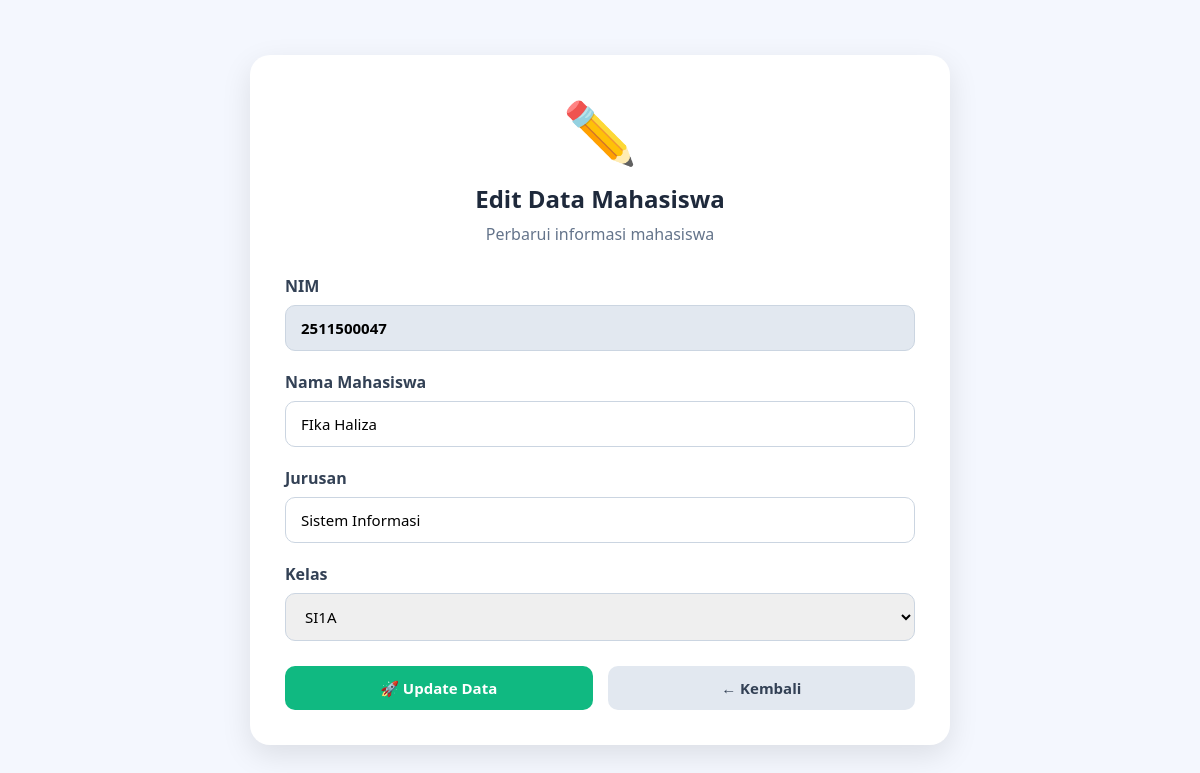
The app's page /admin/mahasiswa/edit.php?nim=2511500047 with its own data.
### tables this page shows
CREATE TABLE `mahasiswa` (
  `nim` varchar(10) NOT NULL,
  `nama_mahasiswa` varchar(100) DEFAULT NULL,
  `jurusan` varchar(50) DEFAULT NULL,
  `id_kelas` int DEFAULT NULL,
  `id_user` int DEFAULT NULL
);

### admin/mahasiswa/edit.php (the view, shortened to what this page needs)
<?php
include "../../config/koneksi.php";
$nim = $_GET['nim'];
$data = mysqli_query($conn,"
    SELECT * FROM mahasiswa
    WHERE nim='$nim'
");
$mhs = mysqli_fetch_assoc($data);
?>
<!DOCTYPE html>
<html lang="id">
<head>
</head>
<body>
<div class="container">
    <div class="header">
        <div class="icon">✏️</div>
        <h2>Edit Data Mahasiswa</h2>
        <p>Perbarui informasi mahasiswa</p>
    </div>
    <form method="POST">
        <div class="form-group">
            <label>NIM</label>
            <input
                type="text"
                value="<?= $mhs['nim']; ?>"
                readonly
            >
        </div>
        <div class="form-group">
            <label>Nama Mahasiswa</label>
            <input
                type="text"
                name="nama_mahasiswa"
                value="<?= $mhs['nama_mahasiswa']; ?>"
                required
            >
        </div>
        <div class="form-group">
            <label>Jurusan</label>
            <input
                type="text"
                name="jurusan"
                value="<?= $mhs['jurusan']; ?>"
                required
            >
        </div>
        <div class="form-group">
            <label>Kelas</label>
            <select name="id_kelas" required>
                <?php
                $kelas = mysqli_query(
                    $conn,
                    "SELECT * FROM kelas"
                );
                while($k = mysqli_fetch_assoc($kelas)){
                    $selected = "";
                    if(
                        $k['id_kelas']
                        ==
                        $mhs['id_kelas']
                    ){
                        $selected = "selected";
                    }
                ?>
                    <option
                        value="<?= $k['id_kelas']; ?>"
                        <?= $selected; ?>
                    >
                        <?= $k['nama_kelas']; ?>
                    </option>
                <?php } ?>
            </select>
        </div>
        <div class="btn-group">
            <button
                type="submit"
                name="update"
                class="btn btn-update"
            >
                🚀 Update Data
            </button>
            <a
                href="index.php"
                class="btn btn-kembali"
            >
                ← Kembali
            </a>
        </div>
    </form>
</div>
</body>
</html>

### admin/mahasiswa/edit.php (style rules this page uses)
* { margin:0; padding:0; box-sizing:border-box; font-family:'Segoe UI',sans-serif; }
body { background:#f4f7fe; min-height:100vh; display:flex; justify-content:center; align-items:center; padding:30px; }
.container { width:100%; max-width:700px; background:white; border-radius:20px; padding:35px; box-shadow:0 10px 30px rgba(0,0,0,.1); }
.header { text-align:center; margin-bottom:30px; }
.icon { font-size:60px; margin-bottom:10px; }
.header h2 { color:#1e293b; margin-bottom:8px; }
.header p { color:#64748b; }
.form-group { margin-bottom:20px; }
label { display:block; margin-bottom:8px; font-weight:600; color:#334155; }
input, select { width:100%; padding:12px 15px; border:1px solid #cbd5e1; border-radius:10px; outline:none; font-size:15px; transition:.3s; }
input[readonly] { background:#e2e8f0; cursor:not-allowed; font-weight:bold; }
.btn-group { display:flex; gap:15px; margin-top:25px; }
.btn { flex:1; padding:12px; border:none; border-radius:10px; cursor:pointer; font-size:15px; font-weight:bold; text-decoration:none; text-align:center; transition:.3s; }
.btn-update { background:#10b981; color:white; }
.btn-kembali { background:#e2e8f0; color:#334155; }

### records on screen
mahasiswa: nim "2511500047", nama_mahasiswa "FIka Haliza", jurusan "Sistem Informasi"

### other values on screen
form field id_kelas "SI1A"
